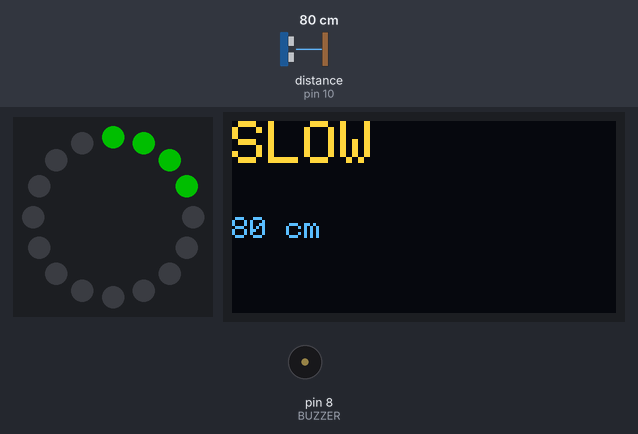
This sketch was run on a simulated Arduino Uno, built with avr-gcc and run on an emulated ATmega328P. Parts: 16 RGB LEDs in a ring, first at the top, clockwise, 128×64 one-colour display, buzzer (waves = sounding). Wiring (from diagram.json): ultrasonic range finder: trigger pin 9; echo pin 10. The test bench sets the inputs (shaded band); at power-on: distance to the obstacle (sensor on pin 10) 80 cm. The echo pulse lasts 58.3 µs per cm; dim RGB values are drawn brighter than linear; the OLED is the two-colour kind (top 16 rows yellow); what the sketch prints to the serial monitor is not drawn.

Above: at 1.2 s.
1.3 s: distance to the obstacle (sensor on pin 10) set to 12 cm
At 1.48 s:
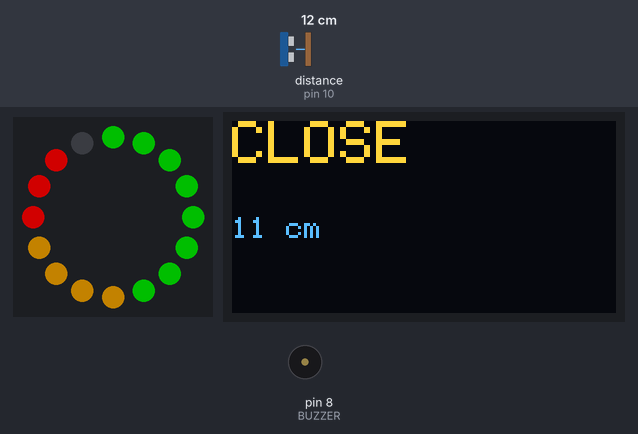
3.0 s: distance to the obstacle (sensor on pin 10) set to 9 cm
At 3.9 s:
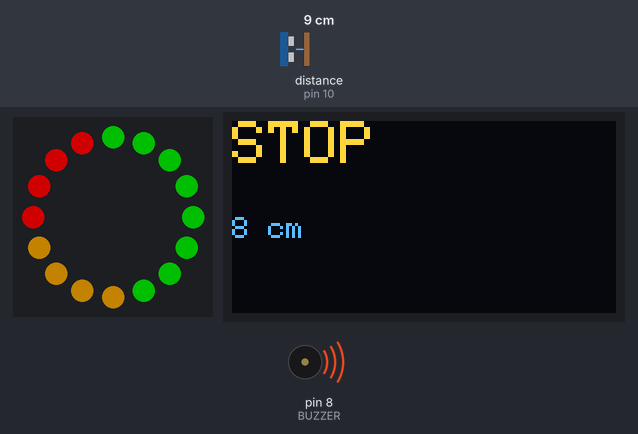
4.5 s: distance to the obstacle (sensor on pin 10) set to 35 cm
At 4.8 s:
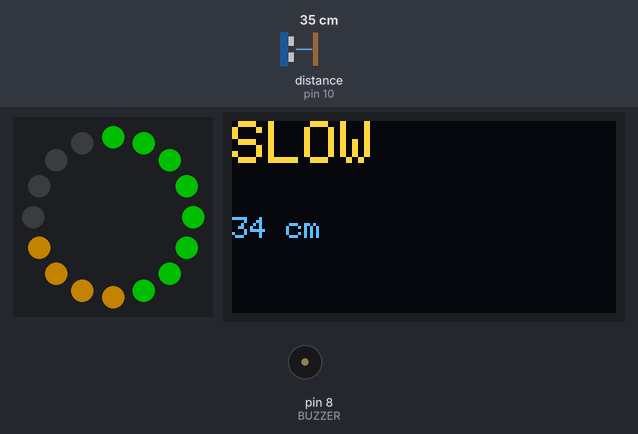
6.5 s: distance to the obstacle (sensor on pin 10) set to 60 cm
At 7.5 s:
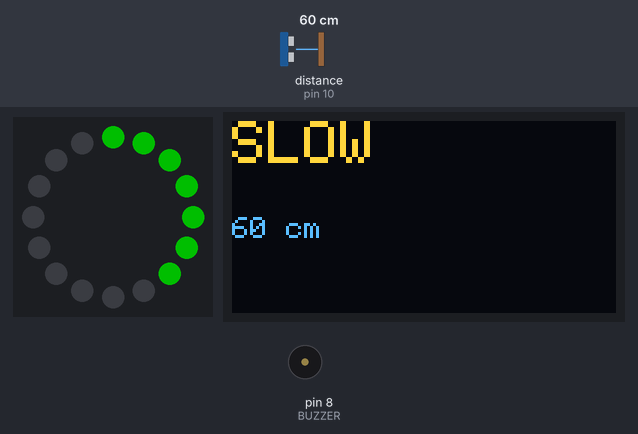
9.2 s: distance to the obstacle (sensor on pin 10) set to 95 cm
At 10.8 s:
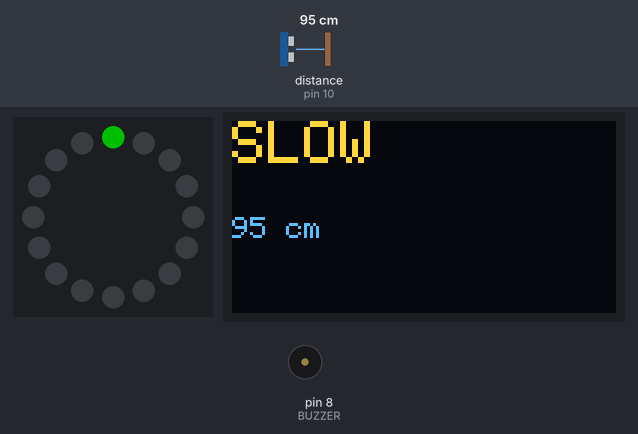
11.5 s: distance to the obstacle (sensor on pin 10) set to 103 cm
At 12.2 s:
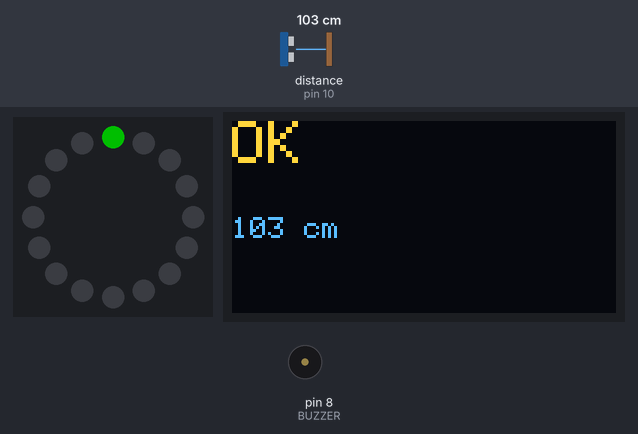
Timing chart, 0 to 14.0 s (numbered marks = the images above; inputs shaded):
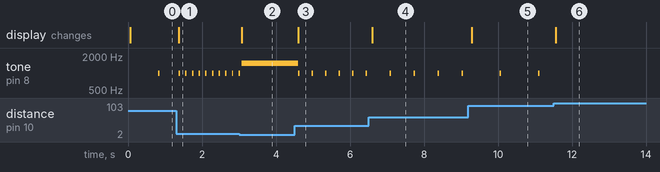

The sketch:

parking.ino
```cpp
#include <Wire.h>
#include <Adafruit_GFX.h>
#include <Adafruit_SSD1306.h>
#include <Adafruit_NeoPixel.h>

const int TRIG = 9;
const int ECHO = 10;
const int RING = 6;
const int BUZZER = 8;

Adafruit_SSD1306 display(128, 64, &Wire, -1);
Adafruit_NeoPixel ring(16, RING, NEO_GRB + NEO_KHZ800);

unsigned long lastBeep = 0;

long readCm() {
  digitalWrite(TRIG, LOW);
  delayMicroseconds(2);
  digitalWrite(TRIG, HIGH);
  delayMicroseconds(10);
  digitalWrite(TRIG, LOW);
  long us = pulseIn(ECHO, HIGH, 30000);
  return us == 0 ? -1 : us / 58;
}

void setup() {
  Serial.begin(9600);
  pinMode(TRIG, OUTPUT);
  pinMode(ECHO, INPUT);
  ring.begin();
  if (!display.begin(SSD1306_SWITCHCAPVCC, 0x3C)) {
    Serial.println(F("oled failed"));
    for (;;);
  }
  display.setTextColor(SSD1306_WHITE);
  Serial.println(F("parking sensor ready"));
}

void loop() {
  long cm = readCm();
  const char *word = cm < 0 || cm > 100 ? "OK" : cm > 30 ? "SLOW" : cm > 10 ? "CLOSE" : "STOP";

  int lit = cm < 0 ? 0 : constrain(map(cm, 100, 10, 1, 16), 0, 16);
  for (int i = 0; i < 16; i++) {
    uint32_t c = 0;
    if (i < lit) c = i < 8 ? ring.Color(0, 80, 0) : i < 12 ? ring.Color(90, 60, 0) : ring.Color(120, 0, 0);
    ring.setPixelColor(i, c);
  }
  ring.show();

  display.clearDisplay();
  display.setTextSize(2);
  display.setCursor(0, 0);
  display.println(word);
  display.setTextSize(1);
  display.setCursor(0, 32);
  if (cm < 0) display.print(F("no car"));
  else {
    display.print(cm);
    display.print(F(" cm"));
  }
  display.display();

  // beeps get faster as the car gets closer, one long tone at stop
  if (cm >= 0 && cm <= 10) tone(BUZZER, 1500);
  else if (cm > 0 && cm <= 100 && millis() - lastBeep > (unsigned long)cm * 10) {
    lastBeep = millis();
    tone(BUZZER, 1000, 40);
  } else if (cm < 0 || cm > 100) noTone(BUZZER);

  Serial.print(F("cm "));
  Serial.println(cm);
  delay(60);
}
```

Measured:
- the behaviour switches between 11 and 10 cm on distance to the obstacle (sensor on pin 10) (found by bisection; images 1 and 2)
- the behaviour switches between 100 and 101 cm on distance to the obstacle (sensor on pin 10) (found by bisection; images 5 and 6)
- after the input at 1.3 s, tone on pin 8 (BUZZER): alternates 1000 Hz for 0.04 s and silent for 0.14 s, starting after 0.07 s; the display: changes after 0.07 s (image 1)
- after the input at 3.0 s, the display: changes after 0.08 s (image 2)
- after the input at 4.5 s, tone on pin 8 (BUZZER): alternates 1000 Hz for 0.04 s and silent for 0.32 s, starting after 0.10 s; the display: changes after 0.10 s (image 3)
- after the input at 6.5 s, tone on pin 8 (BUZZER): alternates 1000 Hz for 0.04 s and silent for 0.61 s, starting after 0.57 s; the display: changes after 0.11 s (image 4)
- after the input at 9.2 s, tone on pin 8 (BUZZER): alternates 1000 Hz for 0.04 s and silent for 1.0 s, starting after 0.85 s; the display: changes after 0.09 s (image 5)
- after the input at 11.5 s, tone on pin 8 (BUZZER): stops changing and stays silent; the display: changes after 0.07 s (image 6)
